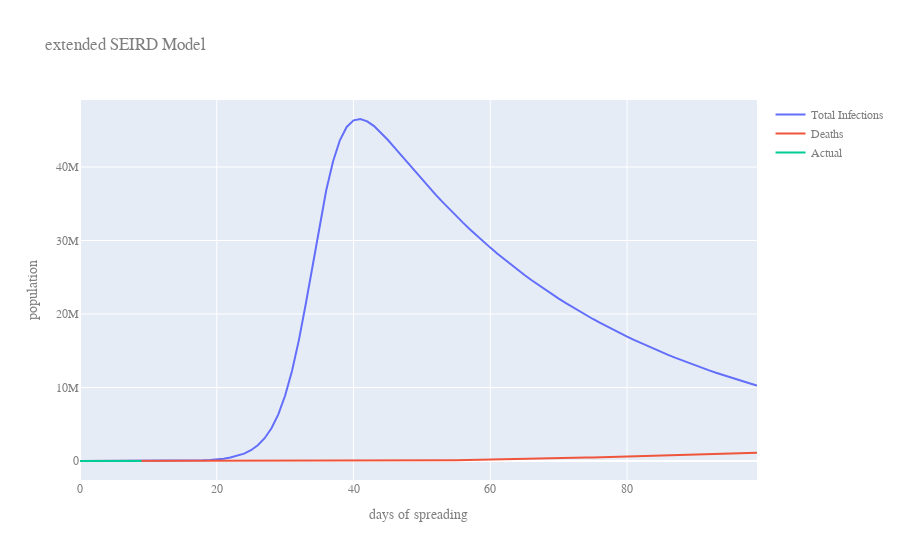

Notebook code cell kept with this figure:
### Markdown cell above
### calibrate to italian case

### Code cell
ENERGY = 'I'
cases_multiplier = 1
deaths_multiplier = 1
exposed_multiplier = 0
fit_range = (0, 10)
df = pd.read_csv('../data/dpc-covid19-ita-andamento-nazionale.csv').drop('stato',1)
df['D'] = deaths_multiplier*df['deceduti']
df['I'] = cases_multiplier*df['totale_positivi']
df['I1'] = df['isolamento_domiciliare'] # mild infected
df['I2'] = df['ricoverati_con_sintomi'] # severe infected
df['I3'] = df['terapia_intensiva'] # critical infected
df['R'] = df['dimessi_guariti'] # recovered
N = 60431283 # population
y_fit = df[ENERGY].values # variable to fit
I10 = df['I1'].iloc[fit_range[0]]
I20 = df['I2'].iloc[fit_range[0]]
I30 = df['I3'].iloc[fit_range[0]]
R0 = df['R'].iloc[fit_range[0]]
E0 = exposed_multiplier * df['I'].iloc[fit_range[0]]
D0 = df['D'].iloc[fit_range[0]]
S0 = N - E0 - I10 - I20 - I30 - R0 - D0 
time_range = 300
beta1, beta2, beta3, IncubPeriod, DurMildInf, FracSevere, FracCritical,  DurHosp, DurICU, CFR = calibrate_SEIIIRD(
    ENERGY = ENERGY,
    y = y_fit,
    fit_range = fit_range,
    S0 = S0,
    I10 = I10,
    I20 = I20,
    I30 = I30,
    R0 = R0,
    E0 = E0,
    D0 = D0,
    bounds= [
        (0, .9), #beta1
        (0, .1),#beta2
        (0, .1),#beta3
        (1, 30), #IncubPeriod
        (1, 30), #DurMildInf
        (0.01, 0.3), #FracSevere
        (0.01, 0.1),#FracCritical
        (1, 30), #DurHosp
        (1, 30), #DurICU
        (0, 0.051), #CFR
       ],
    use_differential_evolution = False,
    plot_range = 100,
    plot_output = ['I','D']
)
